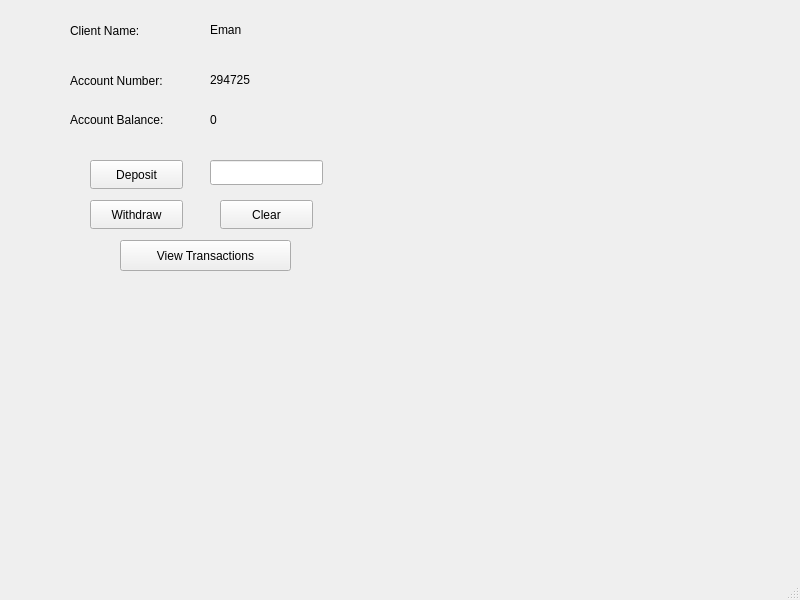
<?xml version="1.0" encoding="UTF-8"?>
<ui version="4.0">
 <class>ATM</class>
 <widget class="QMainWindow" name="ATM">
  <property name="geometry">
   <rect>
    <x>0</x>
    <y>0</y>
    <width>800</width>
    <height>600</height>
   </rect>
  </property>
  <property name="windowTitle">
   <string>ATM</string>
  </property>
  <widget class="QWidget" name="centralwidget">
   <widget class="QLabel" name="ClientNameLabel">
    <property name="geometry">
     <rect>
      <x>70</x>
      <y>20</y>
      <width>101</width>
      <height>21</height>
     </rect>
    </property>
    <property name="text">
     <string>Client Name:</string>
    </property>
   </widget>
   <widget class="QLabel" name="AccNumLabel">
    <property name="geometry">
     <rect>
      <x>70</x>
      <y>70</y>
      <width>121</width>
      <height>21</height>
     </rect>
    </property>
    <property name="text">
     <string>Account Number:</string>
    </property>
   </widget>
   <widget class="QLabel" name="AccBalanLabel">
    <property name="geometry">
     <rect>
      <x>70</x>
      <y>110</y>
      <width>121</width>
      <height>20</height>
     </rect>
    </property>
    <property name="text">
     <string>Account Balance:</string>
    </property>
   </widget>
   <widget class="QPushButton" name="DepositButton">
    <property name="geometry">
     <rect>
      <x>90</x>
      <y>160</y>
      <width>93</width>
      <height>29</height>
     </rect>
    </property>
    <property name="text">
     <string>Deposit</string>
    </property>
   </widget>
   <widget class="QPushButton" name="WithdrawB">
    <property name="geometry">
     <rect>
      <x>90</x>
      <y>200</y>
      <width>93</width>
      <height>29</height>
     </rect>
    </property>
    <property name="text">
     <string>Withdraw</string>
    </property>
   </widget>
   <widget class="QPushButton" name="ClearB">
    <property name="geometry">
     <rect>
      <x>220</x>
      <y>200</y>
      <width>93</width>
      <height>29</height>
     </rect>
    </property>
    <property name="text">
     <string>Clear</string>
    </property>
   </widget>
   <widget class="QPushButton" name="ViewTransB">
    <property name="geometry">
     <rect>
      <x>120</x>
      <y>240</y>
      <width>171</width>
      <height>31</height>
     </rect>
    </property>
    <property name="text">
     <string>View Transactions</string>
    </property>
   </widget>
   <widget class="QLabel" name="Eman">
    <property name="geometry">
     <rect>
      <x>210</x>
      <y>20</y>
      <width>63</width>
      <height>20</height>
     </rect>
    </property>
    <property name="text">
     <string>Eman</string>
    </property>
   </widget>
   <widget class="QLabel" name="emannum">
    <property name="geometry">
     <rect>
      <x>210</x>
      <y>70</y>
      <width>63</width>
      <height>20</height>
     </rect>
    </property>
    <property name="text">
     <string>294725</string>
    </property>
   </widget>
   <widget class="QLabel" name="emanacc">
    <property name="geometry">
     <rect>
      <x>210</x>
      <y>110</y>
      <width>63</width>
      <height>20</height>
     </rect>
    </property>
    <property name="text">
     <string>0</string>
    </property>
   </widget>
   <widget class="QLineEdit" name="lineEdit">
    <property name="geometry">
     <rect>
      <x>210</x>
      <y>160</y>
      <width>113</width>
      <height>25</height>
     </rect>
    </property>
   </widget>
  </widget>
  <widget class="QMenuBar" name="menubar">
   <property name="geometry">
    <rect>
     <x>0</x>
     <y>0</y>
     <width>800</width>
     <height>26</height>
    </rect>
   </property>
  </widget>
  <widget class="QStatusBar" name="statusbar"/>
 </widget>
 <resources/>
 <connections/>
</ui>
